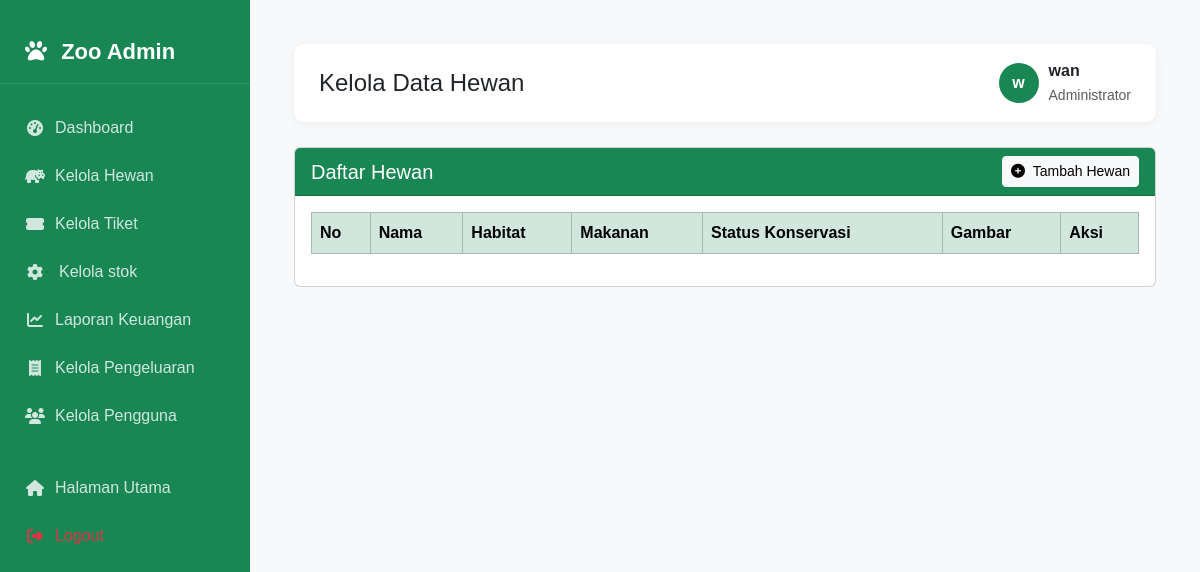
The app's page /admin/hewan.php (signed in), older data.
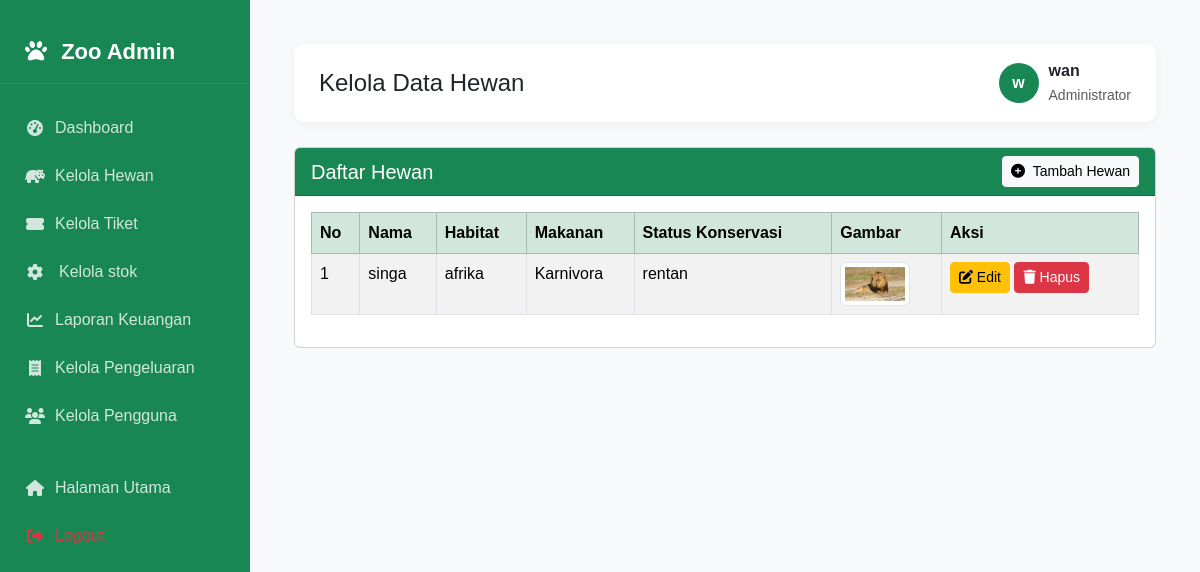
The same page, newer data.
### tables this page shows
CREATE TABLE `animals` (
  `id` int NOT NULL,
  `nama` varchar(100) NOT NULL,
  `habitat` varchar(150) NOT NULL,
  `makanan` enum('Herbivora','Karnivora','Omnivora','') NOT NULL,
  `deskripsi` text NOT NULL,
  `status_konservasi` varchar(100) NOT NULL,
  `gambar` varchar(255) NOT NULL
);

### admin/hewan.php (the view, shortened to what this page needs)
<?php
include "../database/conn.php";
$hewan = $conn->query("SELECT * FROM animals");
?>
<!DOCTYPE html>
<html lang="id">
<head>
  <link href="https://cdn.jsdelivr.net/npm/bootstrap@5.3.2/dist/css/bootstrap.min.css" rel="stylesheet">
  <link rel="stylesheet" href="https://cdnjs.cloudflare.com/ajax/libs/font-awesome/6.4.0/css/all.min.css">
</head>
<body>
  <div class="d-flex">
    <main class="flex-grow-1 p-4">
      <?php include 'sidebar.php'; ?>
      <div class="main-content">
        <div class="header">
          <h4 class="mb-0">Kelola Data Hewan</h4>
          <div class="user-info">
            <div class="avatar">
              <?= substr($_SESSION['nama'], 0, 1) ?>
            </div>
            <div>
              <p class="mb-0 fw-bold"><?= $_SESSION['nama'] ?></p>
              <small class="text-muted">Administrator</small>
            </div>
          </div>
        </div>
        <div class="card">
          <div class="card-header bg-success text-white d-flex justify-content-between align-items-center">
            <h5 class="mb-0">Daftar Hewan</h5>
            <a href="add_animal.php" class="btn btn-light btn-sm">
              <i class="fas fa-plus-circle me-1"></i> Tambah Hewan
            </a>
          </div>
          <div class="card-body">
            <div class="table-responsive">
              <table class="table table-bordered table-striped table-hover">
                <thead class="table-success">
                  <tr>
                    <th>No</th>
                    <th>Nama</th>
                    <th>Habitat</th>
                    <th>Makanan</th>
                    <th>Status Konservasi</th>
                    <th>Gambar</th>
                    <th>Aksi</th>
                  </tr>
                </thead>
                <tbody>
                  <?php $no = 1;
                  while ($row = $hewan->fetch_assoc()): ?>
                    <tr>
                      <td><?= $no++ ?></td>
                      <td><?= htmlspecialchars($row['nama']) ?></td>
                      <td><?= htmlspecialchars($row['habitat']) ?></td>
                      <td><?= htmlspecialchars($row['makanan']) ?></td>
                      <td><?= htmlspecialchars($row['status_konservasi']) ?></td>
                      <td>
                        <?php if ($row['gambar']): ?>
                          <img src="<?= $row['gambar'] ?>" width="70" class="img-thumbnail">
                        <?php else: ?>
                          <span class="text-muted">Tidak ada gambar</span>
                        <?php endif; ?>
                      </td>
                      <td>
                        <button class="btn btn-warning btn-sm" data-bs-toggle="modal" data-bs-target="#modalEdit<?= $row['id'] ?>">
                          <i class="fas fa-edit"></i> Edit
                        </button>
                        <a href="?hapus=<?= $row['id'] ?>" class="btn btn-danger btn-sm" onclick="return confirm('Hapus hewan ini?')">
                          <i class="fas fa-trash"></i> Hapus
                        </a>
                      </td>
                    </tr>
                  <?php endwhile; ?>
                </tbody>
              </table>
            </div>
          </div>
        </div>
      </div>
    </main>
  </div>
</body>
</html>

Row changes from the older to the newer data that the page shows:
added animals: nama "singa", habitat "afrika", makanan "Karnivora", status_konservasi "rentan", gambar (picture)
